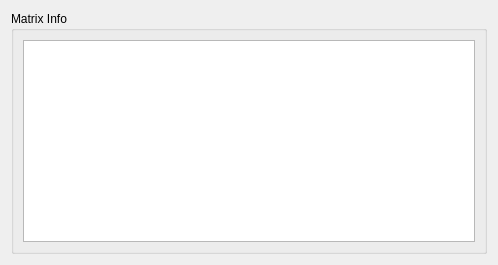
<?xml version="1.0" encoding="UTF-8"?>
<ui version="4.0">
 <class>ReportComplexMatrixInfo</class>
 <widget class="QDialog" name="ReportComplexMatrixInfo">
  <property name="geometry">
   <rect>
    <x>0</x>
    <y>0</y>
    <width>498</width>
    <height>265</height>
   </rect>
  </property>
  <property name="sizePolicy">
   <sizepolicy hsizetype="Fixed" vsizetype="Fixed">
    <horstretch>0</horstretch>
    <verstretch>0</verstretch>
   </sizepolicy>
  </property>
  <property name="minimumSize">
   <size>
    <width>465</width>
    <height>231</height>
   </size>
  </property>
  <property name="windowTitle">
   <string>Dialog</string>
  </property>
  <layout class="QVBoxLayout" name="verticalLayout">
   <item>
    <widget class="QGroupBox" name="groupBox">
     <property name="title">
      <string>Matrix Info</string>
     </property>
     <layout class="QGridLayout" name="gridLayout">
      <item row="0" column="0">
       <widget class="QPlainTextEdit" name="matrixInfoTextEdit_">
        <property name="lineWrapMode">
         <enum>QPlainTextEdit::NoWrap</enum>
        </property>
        <property name="readOnly">
         <bool>true</bool>
        </property>
       </widget>
      </item>
     </layout>
    </widget>
   </item>
  </layout>
 </widget>
 <resources/>
 <connections/>
</ui>
